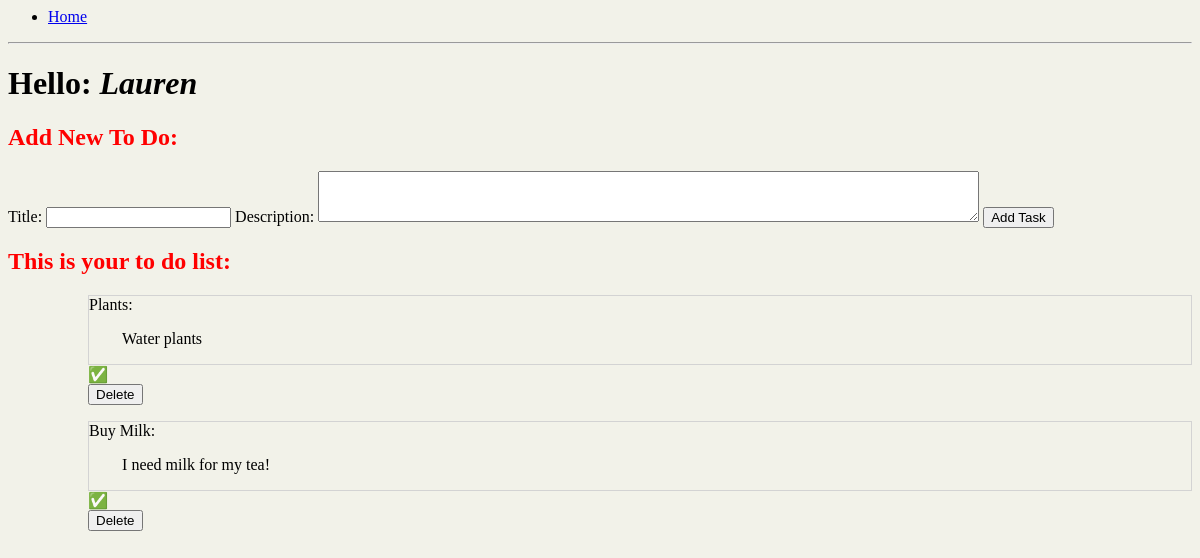
Before: / with the older database file.
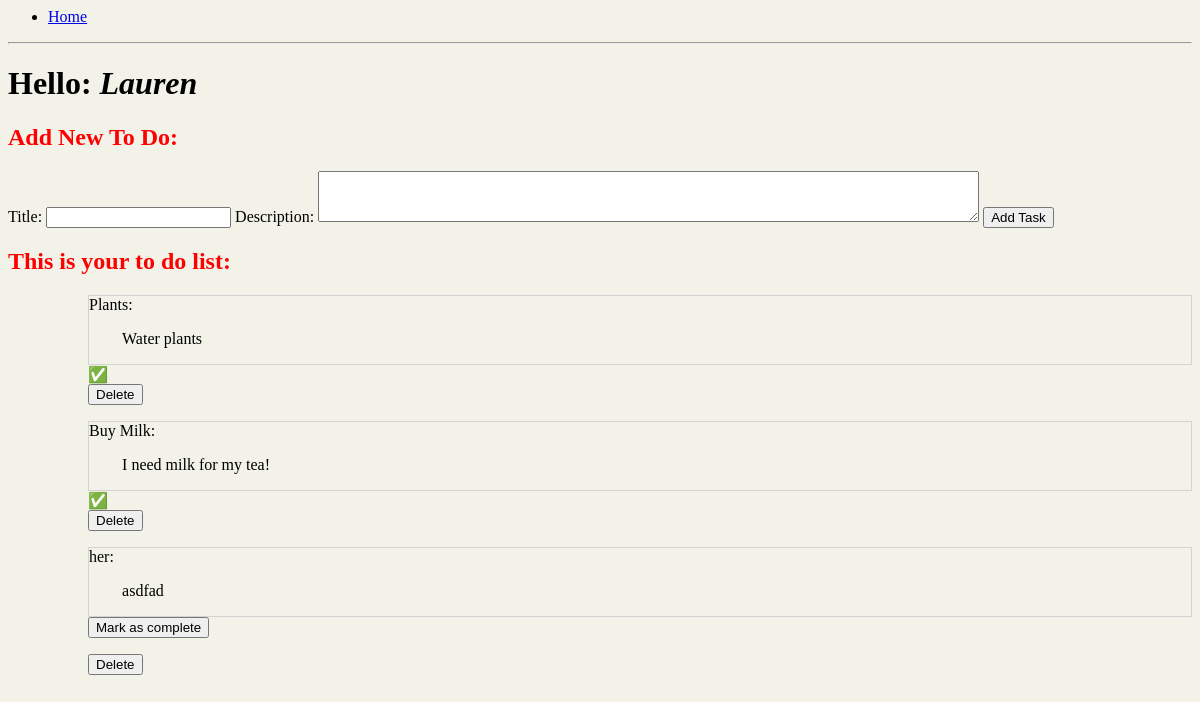
After: the same page with the newer database file.
### app/models.py (models this page shows, shortened)
class User(db.Model):
    id = db.Column(db.Integer, primary_key=True)
    username = db.Column(db.String(64), index=True)
    tasks = db.relationship("Task", backref="user", lazy="dynamic")

class Task(db.Model):
    id = db.Column(db.Integer, primary_key=True)
    title = db.Column(db.String(140), index=True)
    description = db.Column(db.Text())
    done = db.Column(db.Boolean, default=False)
    user_id = db.Column(db.Integer, db.ForeignKey(User.id))

### app/routes.py (the view)
@app.route('/')
def home():
    user = User.query.get(1)
    tasks = user.tasks
    return render_template("index.html",
                           title="Home", user=user, tasks=tasks)

### app/templates/index.html (shortened to what this page needs)
{% extends "base.html" %}
{% block content %}
<h1>
    Hello: <em>{{user.username}}</em>
</h1>
<div class="">
    <h2>Add New To Do:</h2>
<form action="/tasks" method="POST">
    <label for="title">Title:</label>
    <input type="text" name="title" id="title" />
        <label for="description">Description:
        <textarea name="description" id="description" rows="3" cols="80"></textarea></label>
    <input type="submit" value="Add Task">
  </form>
</div>
<h2>This is your to do list:</h2>
{% for task in tasks %}
<div class="container">
    <div class="todo">
       <label> {{task.title}}: </label>
       <p class="description">{{task.description}}</p>
    </div>
        {% if task.done %}
        <span>&#9989;</span>
        {%else %}
        <span>
            <form action="/tasks/{{task.id}}" method="POST">
                <input type="submit" value="Mark as complete">
            </form>
        </span>
        {% endif %}
        <span>
            <form action="/tasks/{{task.id}}/delete" method="POST">
                <input type="submit" value="Delete">
            </form>
        </span>
</div>
{% endfor %}
{% endblock%}

### app/templates/base.html (shortened to what this page needs)
<html>
<head>
    <link rel="stylesheet" href="{{ url_for('static', filename='css/main.css') }}">
</head>
<body>
    <nav>
        <ul>
            <li><a href="/">Home</a></li>
        </ul>
    </nav>
    <hr>
    {% block content %}
    {% endblock %}
</body>
</html>

### app/static/css/main.css (style rules this page uses)
body { background-color: rgb(242, 242, 233); }
.container { width: auto; margin-left: 5em; }
.description { margin-left: 3%; }
h2 { color: red; }
.todo { border: lightgray solid 1px; }

Changed rows visible on the page:
added Task: title "her", description "asdfad"
